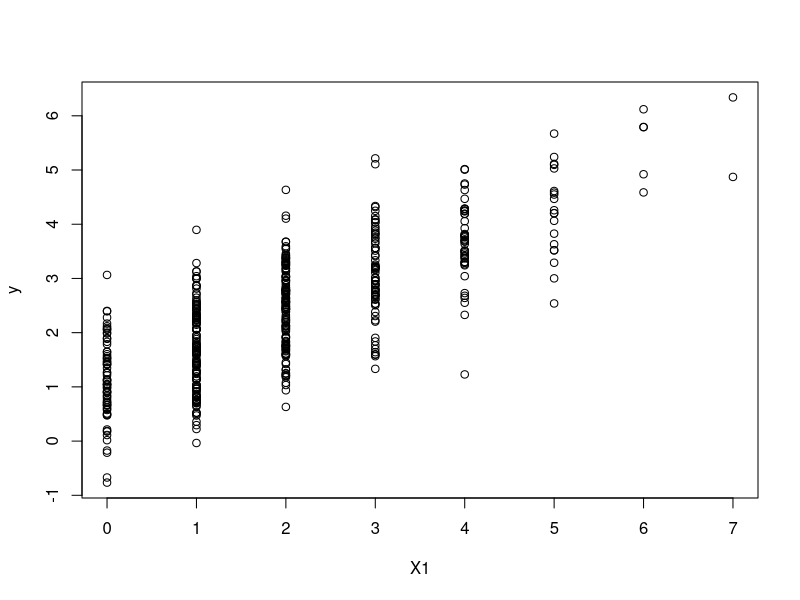
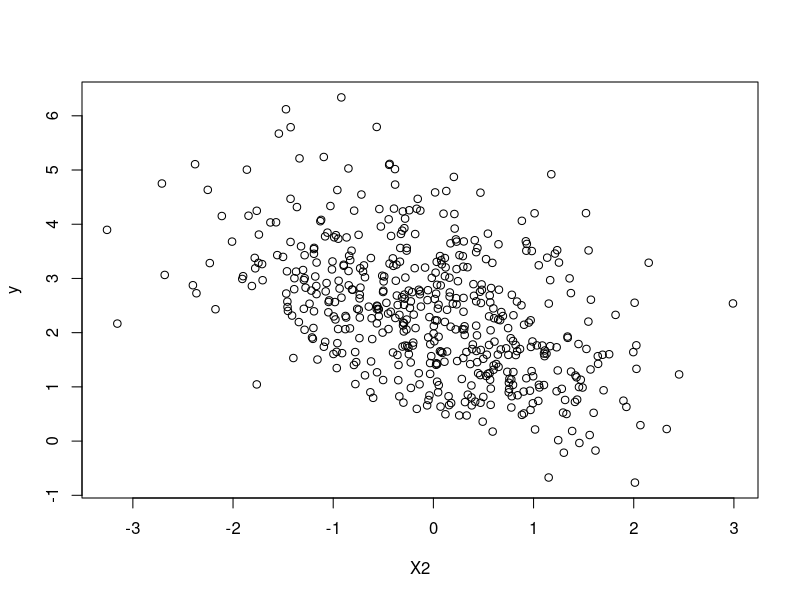
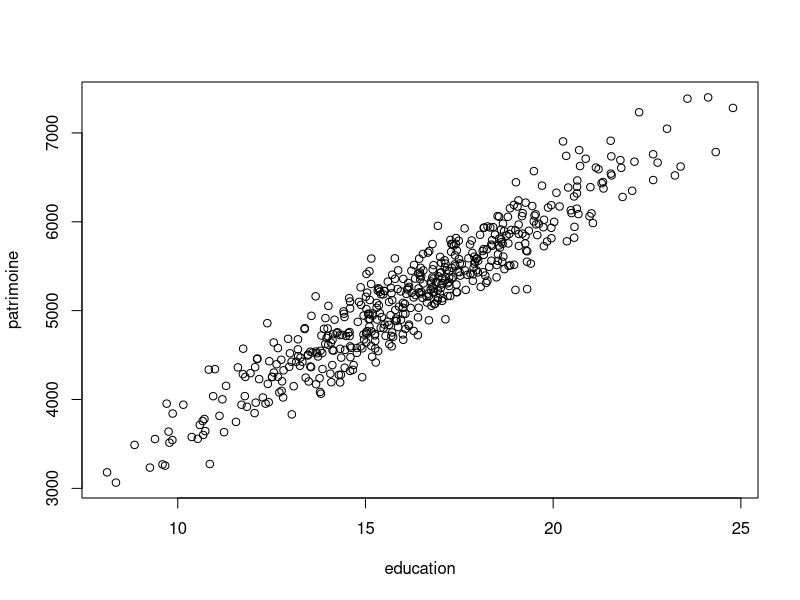
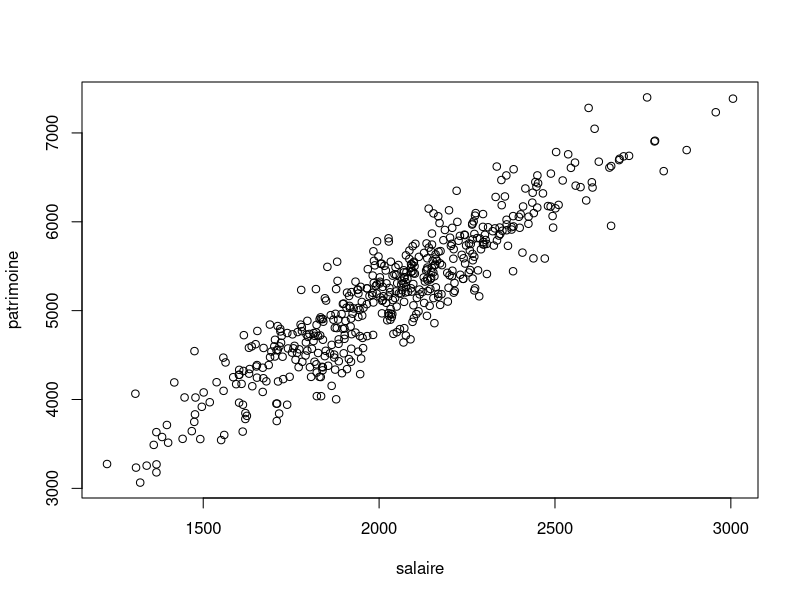
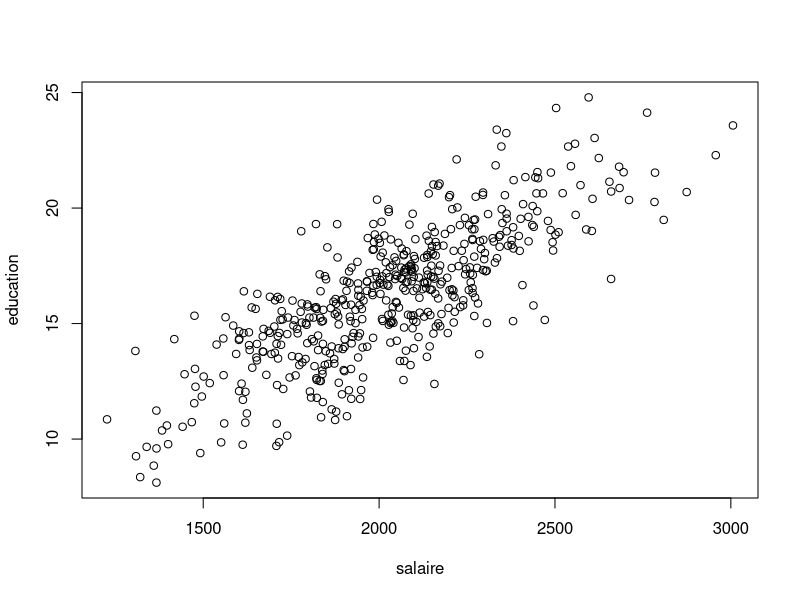

Write the R code that produced these figures, in order.
#' Nous allons montrer que la méthode des MCO ne fonctionne bien lorsque H3 n'est pas vérifiée
#' Pour ce faire, nous allons nous mettre dans un contexte théorique comme dans le TP convergence.mco.R.
#' Nous allons simuler des données de sorte qu'une variable explicative soit endogène.
#' Ensuite, nous allons utiliser les données générées et estimer le modèle avec la méthode des MCO.
#' L'objectif de comparer les valeurs estimées aux paramètres que nous avons définis

################################# PREMIER EXEMPLE ############################################
#' Dans cet exemple nous allons imposer une corrélation entre X2 et l'erreur
#' 
#' Génération des données
N  <- 500 # taille de l'échantillon
#' # Deux variables explicatives
set.seed(2021)
X1 <- rpois(N, 2)

#' # On simule X2 et l'erreur ensemble afin d'imposer la corrélation entre les deux.
#' # Pour ce faire nous allons utiliser la librairie MASS. Cette librairie permet 
#' # de simuler des données provenant d'une loi normale multivarieée
library(MASS)
mu     <- c(0, 0)  # le vecteur de moyennes des deux variables
varX2  <- 1        # la variance de la variable X2
vare   <- 0.7^2    # la variance de l'erreur
coreX2 <- 0.8      # la corrélation linéaire entre X2 et e

#' # Nous pouvons maintenant définir la matrice de covariance de (X2, e)
#' # La matrice de covariance de deux variables s'écrit comme suit:
#' #                |__________________________________________________________|
#' #                |VarX2                         sqrt(varX2)sqrt(vare)coreX2 |
#' #                |sqrt(varX2)sqrt(vare)coreX2                          Vare |
#' #                |__________________________________________________________|

coveX2 <- matrix(c(varX2, sqrt(varX2)*sqrt(vare)*coreX2, sqrt(varX2)*sqrt(vare)*coreX2, vare), nrow = 2)

#' # On simule X2 et e ensemble
X2e    <- mvrnorm(n = N, mu = mu, Sigma = coveX2)

#' # Extraire X2 et e du vecteur X2e
X2     <- X2e[,1]
e      <- X2e[,2]

#' # coefficients
b0    <- 1
b1    <- 0.7
b2    <- -1.2

#' # y est ensuite généré comme y = b0 + b1 x X1 + b2 x X2 + e
y     <- b0 + b1*X1 + b2*X2 + e

#' # Des graphiques
plot(X1, y)
plot(X2, y)

#' # Nous allons constituer la base de données.
#' # La fonction data.frame permet d'assembler toutes les variables nécessaires dans une même base.

base  <- data.frame(y = y, X1 = X1, X2 = X2)

#' # Nous allons ensuite supprimer tous les objets et ne garder que base car, c'est elle qui nous
#' # intéresse
rm(list = ls()[ls() != "base"])

#' # Nous allons ensuite estimer le modèle par MCO en utilisant la commande lm

model <- lm(y ~ X1 + X2, data = base)
summary(model)

#' # En augmentant la taille de l'échantillon, on peut remarquer que les valeurs estimées
#' # sont différentes des valeurs définies
#' # Ceci est une illustration de la non convergence en probabilité de l'estimateur des MCO,
#' # car X2 et corrélée à e. L'hypothèse H3 n'est pas vérifiée



rm(list = ls())
###################################### DEUXIEME EXEMPLE #####################################
#' Dans cet exemple, nous simulons le patrimoine (y) qui va dépendre du niveau d'éducation (X1)
#' et du salaire (X2). Nous allons aussi imposer une corrélation entre le niveau d'éducation
#' et le salaire

#' Génération des données
N       <- 500 
mu      <- c(16, 2000)  # le vecteur de moyennes de X1 et X2
varX1   <- 3^2          # la variance de X1
varX2   <- 300^2        # la variance de X2
corX1X2 <- 0.8          # la corrélation linéaire entre X2 et X1
#' # Nous pouvons maintenant définir la matrice de covariance de (X1, X2)
covX1X2 <- matrix(c(varX1, sqrt(varX1)*sqrt(varX2)*corX1X2, sqrt(varX1)*sqrt(varX2)*corX1X2, varX2), nrow = 2)

#' # On simule l'éducation et le salaire ensemble
X1X2    <- mvrnorm(n = N, mu = mu, Sigma = covX1X2)

#' # Extraire l'éducation et le salaire
education    <- X1X2[,1]
salaire      <- X1X2[,2]

#' # coefficients
b0           <- 300
b1           <- 150
b2           <- 1.2
sigma        <- 100

#' # le patrimoine est ensuite généré comme patrimoine = b0 + b1 x education + b2 x salaire + e
patrimoine  <- b0 + b1*education + b2*salaire + rnorm(N, 0, sigma)

#' # Des graphiques
plot(education, patrimoine)
plot(salaire, patrimoine)
plot(salaire, education)

#' # Nous allons constituer la base de données.
#' # La fonction data.frame permet d'assembler toutes les variables nécessaires dans une même base.
base  <- data.frame(education = education, salaire = salaire, patrimoine = patrimoine)

#' # Nous allons ensuite supprimer tous les objets et ne garder que base car, c'est elle qui nous
#' # intéresse
rm(list = ls()[ls() != "base"])

#' # Nous allons ensuite estimer le modèle par MCO en utilisant la commande lm
#' # Supposons que l'économètre oublie d'ajouter l'éducation comme variable explicative
#' # Celle-ci sera donc captée par les erreurs qui sont donc corrélées au salaire
#' # L'estimateur des MCO ne sera pas convergent car il y a endogénéité

model <- lm(patrimoine ~ salaire, data = base)
summary(model)